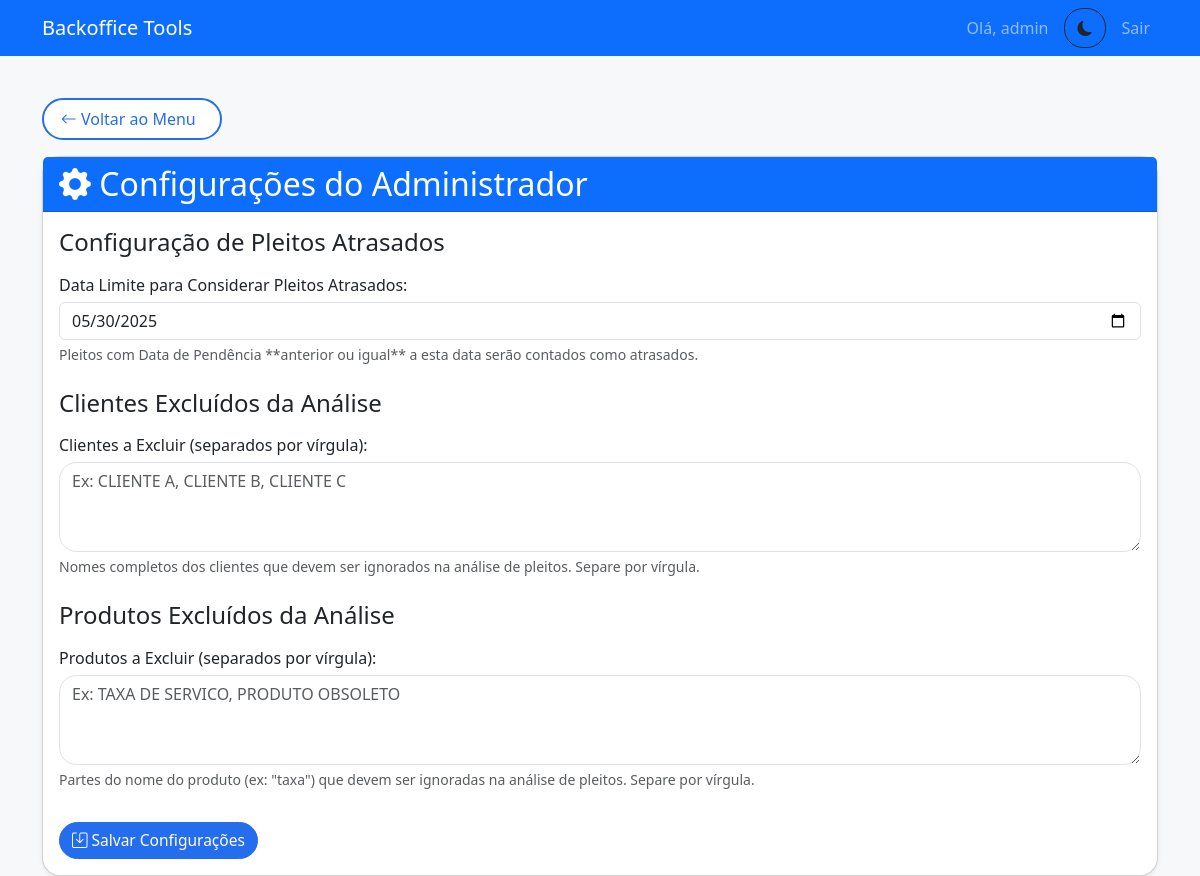
The app's page /admin_settings (signed in), older data.
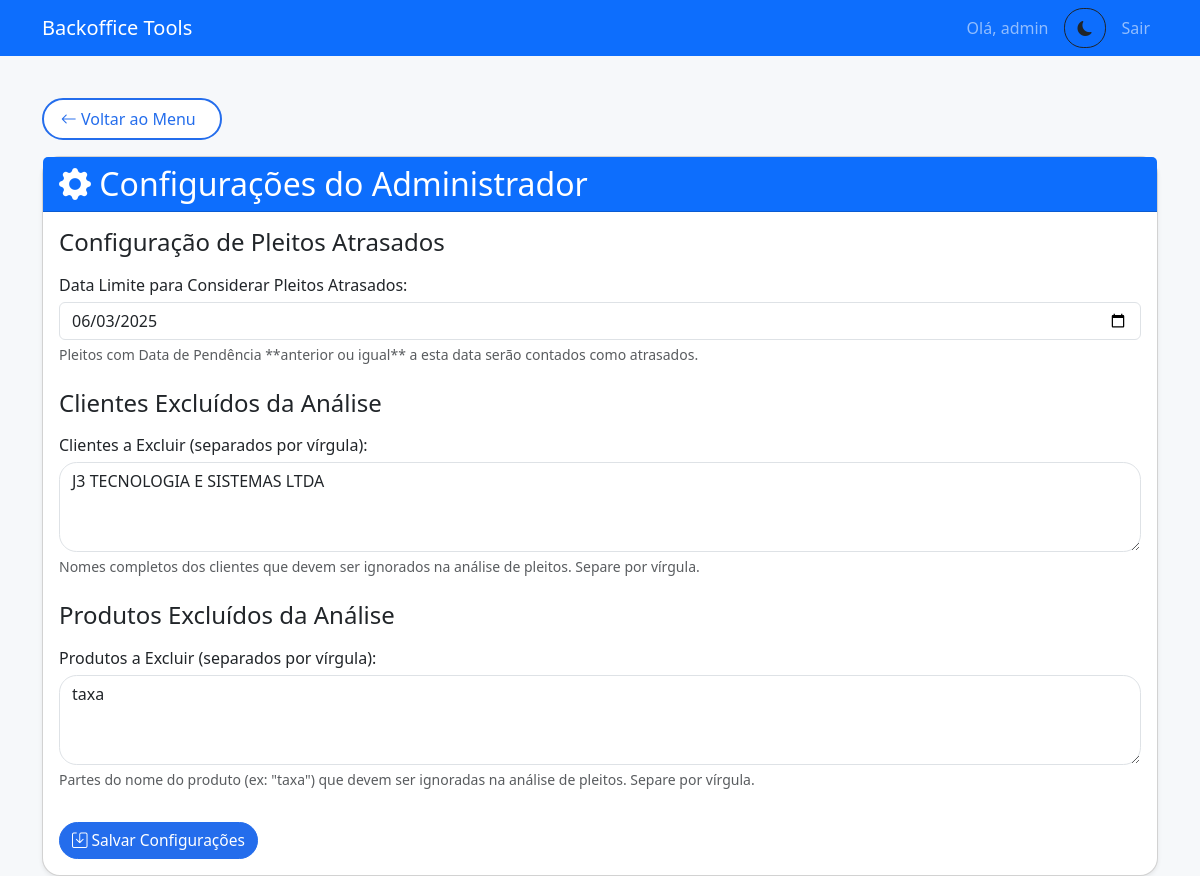
The same page, newer data.
### models.py (models this page shows, shortened)
class Configuracao(db.Model):
    id = db.Column(db.Integer, primary_key=True)
    chave = db.Column(db.String(100), unique=True, nullable=False)
    valor = db.Column(db.String(255), nullable=True)
    tipo = db.Column(db.String(50), nullable=True)
    descricao = db.Column(db.Text, nullable=True)

### app.py (the view, shortened to what this page needs)
@app.route('/admin_settings', methods=['GET', 'POST'])
@permission_required('can_manage_users') # Apenas Admin pode acessar configurações gerais
def admin_settings():
    config_atraso = Configuracao.query.filter_by(chave='data_limite_pleitos_atrasados').first()
    data_limite_atraso = config_atraso.valor if config_atraso else (datetime.now() - timedelta(days=30)).strftime('%Y-%m-%d') # Valor padrão se não existir
    config_clientes_excluidos = Configuracao.query.filter_by(chave='clientes_excluidos').first()
    clientes_excluidos = json.loads(config_clientes_excluidos.valor) if config_clientes_excluidos and config_clientes_excluidos.valor else []
    clientes_excluidos_str = ", ".join(clientes_excluidos)
    config_produtos_excluidos = Configuracao.query.filter_by(chave='produtos_excluidos').first()
    produtos_excluidos = json.loads(config_produtos_excluidos.valor) if config_produtos_excluidos and config_produtos_excluidos.valor else []
    produtos_excluidos_str = ", ".join(produtos_excluidos)
    return render_template(
        'admin_settings.html',
        data_limite_atraso=data_limite_atraso,
        clientes_excluidos_str=clientes_excluidos_str, # NOVO
        produtos_excluidos_str=produtos_excluidos_str  # NOVO
    )

### app.py (called while the page is built)
def permission_required(permission_name):
    def decorator(f):
        @wraps(f)
        def decorated_function(*args, **kwargs):
            if 'username' not in session:
                flash('Você precisa estar logado para acessar esta funcionalidade.', 'danger')
                return redirect(url_for('login'))
            user = User.query.filter_by(username=session['username']).first()
            if user and hasattr(user.role, permission_name) and getattr(user.role, permission_name):
                return f(*args, **kwargs)
            else:
                flash('Você não tem permissão para realizar esta ação ou acessar esta página.', 'danger')
                return redirect(url_for('menu')) # Ou abort(403)
        return decorated_function
    return decorator

### templates/admin_settings.html (shortened to what this page needs)
{% extends "base.html" %}
{% block content %}
<a href="{{ url_for('menu') }}" class="btn btn-outline-primary mb-3">
    <i class="bi bi-arrow-left"></i> Voltar ao Menu
</a>
<div class="card shadow-sm">
    <div class="card-header bg-primary text-white">
        <h2 class="mb-0">
            <i class="bi bi-gear-fill"></i> Configurações do Administrador
        </h2>
    </div>
    <div class="card-body">
        <form method="POST" action="{{ url_for('admin_settings') }}">
            <h4 class="mb-3">Configuração de Pleitos Atrasados</h4>
            <div class="mb-3">
                <label for="data_limite_pleitos_atrasados" class="form-label">
                    Data Limite para Considerar Pleitos Atrasados:
                </label>
                <input type="date" class="form-control" id="data_limite_pleitos_atrasados"
                       name="data_limite_pleitos_atrasados"
                       value="{{ data_limite_atraso }}" required>
                <div class="form-text">
                    Pleitos com Data de Pendência **anterior ou igual** a esta data serão contados como atrasados.
                </div>
            </div>
            <h4 class="mb-3 mt-4">Clientes Excluídos da Análise</h4>
            <div class="mb-3">
                <label for="clientes_excluidos_input" class="form-label">
                    Clientes a Excluir (separados por vírgula):
                </label>
                <textarea class="form-control" id="clientes_excluidos_input"
                          name="clientes_excluidos_input" rows="3"
                          placeholder="Ex: CLIENTE A, CLIENTE B, CLIENTE C">{{ clientes_excluidos_str }}</textarea>
                <div class="form-text">
                    Nomes completos dos clientes que devem ser ignorados na análise de pleitos. Separe por vírgula.
                </div>
            </div>
            <h4 class="mb-3 mt-4">Produtos Excluídos da Análise</h4>
            <div class="mb-3">
                <label for="produtos_excluidos_input" class="form-label">
                    Produtos a Excluir (separados por vírgula):
                </label>
                <textarea class="form-control" id="produtos_excluidos_input"
                          name="produtos_excluidos_input" rows="3"
                          placeholder="Ex: TAXA DE SERVICO, PRODUTO OBSOLETO">{{ produtos_excluidos_str }}</textarea>
                <div class="form-text">
                    Partes do nome do produto (ex: "taxa") que devem ser ignoradas na análise de pleitos. Separe por vírgula.
                </div>
            </div>
            <button type="submit" class="btn btn-primary mt-3">
                <i class="bi bi-save"></i> Salvar Configurações
            </button>
        </form>
    </div>
</div>
{% endblock %}

Row changes from the older to the newer data that the page shows:
changed Configuracao: data_limite_pleitos_atrasados "05/30/2025" → "06/03/2025"
Text that changed along with them:
form field clientes_excluidos_input: (not shown) → "J3 TECNOLOGIA E SISTEMAS LTDA"
form field produtos_excluidos_input: (not shown) → "taxa"
